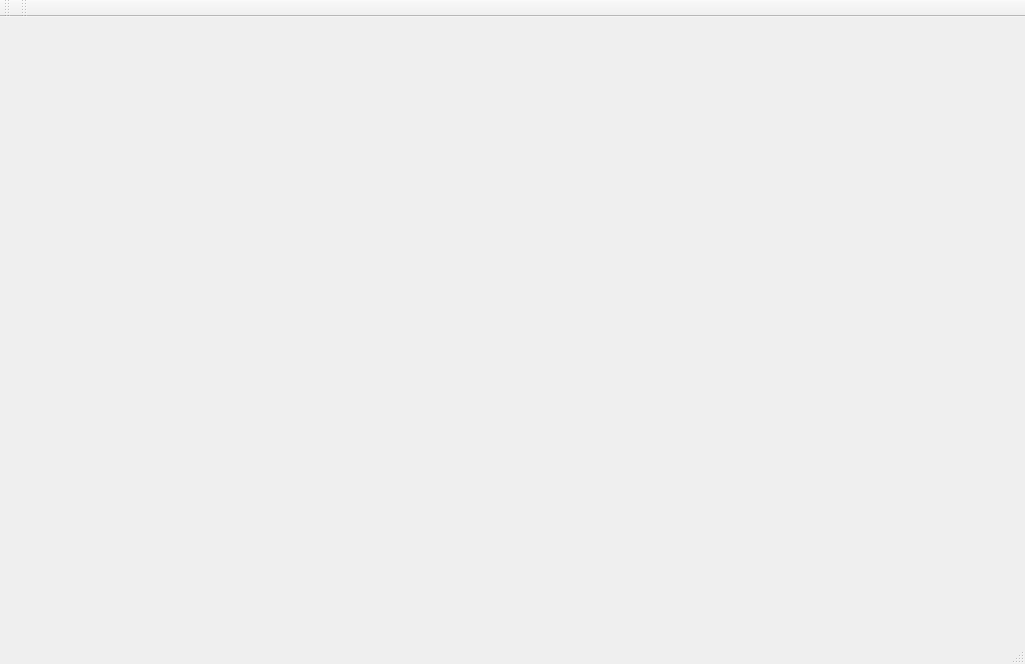
<?xml version="1.0" encoding="UTF-8"?>
<ui version="4.0">
 <class>MainWindow</class>
 <widget class="QMainWindow" name="MainWindow">
  <property name="geometry">
   <rect>
    <x>0</x>
    <y>0</y>
    <width>1025</width>
    <height>664</height>
   </rect>
  </property>
  <property name="minimumSize">
   <size>
    <width>600</width>
    <height>300</height>
   </size>
  </property>
  <property name="windowTitle">
   <string>Owl</string>
  </property>
  <property name="styleSheet">
   <string notr="true">QMainWindow::separator
{
    width: 0px;
}</string>
  </property>
  <widget class="QWidget" name="centralwidgetMain">
   <layout class="QHBoxLayout" name="horizontalLayout">
    <property name="spacing">
     <number>0</number>
    </property>
    <property name="leftMargin">
     <number>0</number>
    </property>
    <property name="topMargin">
     <number>0</number>
    </property>
    <property name="rightMargin">
     <number>0</number>
    </property>
    <property name="bottomMargin">
     <number>0</number>
    </property>
    <item>
     <widget class="owl::BoardIconView" name="boardIconPanel" native="true">
      <property name="sizePolicy">
       <sizepolicy hsizetype="Expanding" vsizetype="Expanding">
        <horstretch>0</horstretch>
        <verstretch>0</verstretch>
       </sizepolicy>
      </property>
      <property name="minimumSize">
       <size>
        <width>70</width>
        <height>0</height>
       </size>
      </property>
      <property name="maximumSize">
       <size>
        <width>70</width>
        <height>16777215</height>
       </size>
      </property>
      <property name="font">
       <font>
        <family>Helvetica</family>
        <pointsize>11</pointsize>
        <italic>false</italic>
        <bold>false</bold>
       </font>
      </property>
      <property name="styleSheet">
       <string notr="true"/>
      </property>
      <property name="showDropIndicator" stdset="0">
       <bool>false</bool>
      </property>
     </widget>
    </item>
    <item>
     <widget class="QFrame" name="firstpageFrame">
      <property name="minimumSize">
       <size>
        <width>250</width>
        <height>0</height>
       </size>
      </property>
      <property name="maximumSize">
       <size>
        <width>250</width>
        <height>16777215</height>
       </size>
      </property>
      <property name="styleSheet">
       <string notr="true"/>
      </property>
      <layout class="QHBoxLayout" name="horizontalLayout_2">
       <property name="spacing">
        <number>0</number>
       </property>
       <property name="leftMargin">
        <number>0</number>
       </property>
       <property name="topMargin">
        <number>0</number>
       </property>
       <property name="rightMargin">
        <number>0</number>
       </property>
       <property name="bottomMargin">
        <number>0</number>
       </property>
       <item>
        <widget class="owl::ForumView" name="threadListWidget2" native="true">
         <property name="sizePolicy">
          <sizepolicy hsizetype="Preferred" vsizetype="Expanding">
           <horstretch>0</horstretch>
           <verstretch>0</verstretch>
          </sizepolicy>
         </property>
         <property name="minimumSize">
          <size>
           <width>250</width>
           <height>0</height>
          </size>
         </property>
         <property name="maximumSize">
          <size>
           <width>250</width>
           <height>16777215</height>
          </size>
         </property>
         <property name="acceptDrops">
          <bool>false</bool>
         </property>
        </widget>
       </item>
      </layout>
     </widget>
    </item>
    <item>
     <layout class="QVBoxLayout" name="verticalLayout">
      <property name="spacing">
       <number>0</number>
      </property>
      <property name="topMargin">
       <number>1</number>
      </property>
      <item>
       <widget class="owl::ContentView" name="contentView" native="true">
        <property name="sizePolicy">
         <sizepolicy hsizetype="Preferred" vsizetype="Expanding">
          <horstretch>0</horstretch>
          <verstretch>0</verstretch>
         </sizepolicy>
        </property>
        <property name="acceptDrops">
         <bool>false</bool>
        </property>
        <property name="styleSheet">
         <string notr="true"/>
        </property>
       </widget>
      </item>
     </layout>
    </item>
   </layout>
  </widget>
  <widget class="QToolBar" name="appToolBar">
   <property name="windowTitle">
    <string>Standard</string>
   </property>
   <property name="movable">
    <bool>true</bool>
   </property>
   <property name="iconSize">
    <size>
     <width>28</width>
     <height>28</height>
    </size>
   </property>
   <property name="toolButtonStyle">
    <enum>Qt::ToolButtonTextUnderIcon</enum>
   </property>
   <property name="floatable">
    <bool>false</bool>
   </property>
   <attribute name="toolBarArea">
    <enum>TopToolBarArea</enum>
   </attribute>
   <attribute name="toolBarBreak">
    <bool>false</bool>
   </attribute>
  </widget>
  <widget class="QToolBar" name="boardToolbar">
   <property name="windowTitle">
    <string>Message Boards</string>
   </property>
   <property name="allowedAreas">
    <set>Qt::AllToolBarAreas</set>
   </property>
   <property name="iconSize">
    <size>
     <width>28</width>
     <height>28</height>
    </size>
   </property>
   <property name="toolButtonStyle">
    <enum>Qt::ToolButtonTextUnderIcon</enum>
   </property>
   <property name="floatable">
    <bool>false</bool>
   </property>
   <attribute name="toolBarArea">
    <enum>TopToolBarArea</enum>
   </attribute>
   <attribute name="toolBarBreak">
    <bool>false</bool>
   </attribute>
  </widget>
  <widget class="QStatusBar" name="statusBar"/>
  <action name="action_Refresh">
   <property name="text">
    <string>&amp;Refresh</string>
   </property>
  </action>
  <action name="actionCompose_New_Thread">
   <property name="text">
    <string>Compose New Thread</string>
   </property>
  </action>
  <action name="actionCompose_New_Post">
   <property name="text">
    <string>Compose New Post</string>
   </property>
  </action>
  <action name="actionCompose_New_Private_Message">
   <property name="text">
    <string>Compose New Private Message</string>
   </property>
  </action>
  <action name="actionPage_Setup">
   <property name="text">
    <string>Page Setup</string>
   </property>
  </action>
  <action name="actionPrint">
   <property name="text">
    <string>Print</string>
   </property>
  </action>
  <action name="actionUndo">
   <property name="text">
    <string>Undo</string>
   </property>
  </action>
  <action name="actionRedo">
   <property name="text">
    <string>Redo</string>
   </property>
  </action>
  <action name="actionCut">
   <property name="text">
    <string>Cut</string>
   </property>
  </action>
  <action name="actionCopy">
   <property name="text">
    <string>Copy</string>
   </property>
  </action>
  <action name="actionPaste">
   <property name="text">
    <string>Paste</string>
   </property>
  </action>
  <action name="actionDelete">
   <property name="text">
    <string>Delete</string>
   </property>
  </action>
  <action name="actionSelect_Al">
   <property name="text">
    <string>Select Al</string>
   </property>
  </action>
  <action name="actionSearch_Messages">
   <property name="text">
    <string>Search Messages</string>
   </property>
  </action>
  <action name="actionFind">
   <property name="text">
    <string>Find</string>
   </property>
  </action>
  <action name="actionRefresh">
   <property name="text">
    <string>Refresh</string>
   </property>
  </action>
  <action name="actionSave_Draft">
   <property name="text">
    <string>Save Draft</string>
   </property>
  </action>
  <action name="actionGo_to_Previous_Message">
   <property name="text">
    <string>Go to Previous Message</string>
   </property>
  </action>
  <action name="actionGo_to_Next_Message">
   <property name="text">
    <string>Go to Next Message</string>
   </property>
  </action>
  <action name="actionGo_to_Previous_Thread">
   <property name="text">
    <string>Go to Previous Thread</string>
   </property>
  </action>
  <action name="actionGo_to_Next_Thread">
   <property name="text">
    <string>Go to Next Thread</string>
   </property>
  </action>
  <action name="actionGo_to_Previous_Forum">
   <property name="text">
    <string>Go to Previous Forum</string>
   </property>
  </action>
  <action name="actionGo_to_Next_Forum">
   <property name="text">
    <string>Go to Next Forum</string>
   </property>
  </action>
  <action name="actionMark_as_Read">
   <property name="text">
    <string>Mark as Read</string>
   </property>
  </action>
  <action name="actionHelp_Documentation">
   <property name="text">
    <string>Help Documentation</string>
   </property>
  </action>
  <action name="actionAbout">
   <property name="text">
    <string>About</string>
   </property>
  </action>
  <action name="actionPreferences">
   <property name="text">
    <string>Preferences</string>
   </property>
  </action>
  <action name="actionExit">
   <property name="text">
    <string>Exit</string>
   </property>
   <property name="shortcut">
    <string>Ctrl+Q</string>
   </property>
   <property name="menuRole">
    <enum>QAction::QuitRole</enum>
   </property>
  </action>
 </widget>
 <customwidgets>
  <customwidget>
   <class>owl::BoardIconView</class>
   <extends>QWidget</extends>
   <header>BoardIconView.h</header>
  </customwidget>
  <customwidget>
   <class>owl::ForumView</class>
   <extends>QWidget</extends>
   <header>ForumView.h</header>
  </customwidget>
  <customwidget>
   <class>owl::ContentView</class>
   <extends>QWidget</extends>
   <header>ContentView.h</header>
  </customwidget>
 </customwidgets>
 <resources>
  <include location="res/Owl.qrc"/>
 </resources>
 <connections/>
 <slots>
  <slot>threadPageNumberEnterPressed()</slot>
  <slot>expandThreadMenuPressed()</slot>
  <slot>expandPostMenuPressed()</slot>
  <slot>threadFirstPageBtnClicked()</slot>
  <slot>threadPrevPageBtnClicked()</slot>
  <slot>threadNextPageBtnClicked()</slot>
  <slot>threadLastPageBtnClicked()</slot>
  <slot>postPageNumberEnterPressed()</slot>
  <slot>postNextPageBtnClicked()</slot>
  <slot>postPrevPageBtnClicked()</slot>
  <slot>postFirstPageBtnClicked()</slot>
  <slot>postLastPageBtnClicked()</slot>
  <slot>newThreadBtnClicked()</slot>
  <slot>newPostBtnClicked()</slot>
 </slots>
</ui>
